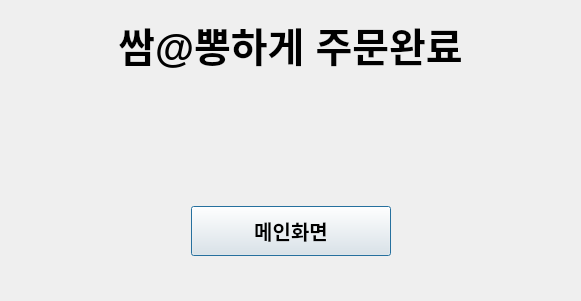
<?xml version="1.0" encoding="UTF-8"?>
<ui version="4.0">
 <class>Dialog</class>
 <widget class="QDialog" name="Dialog">
  <property name="geometry">
   <rect>
    <x>0</x>
    <y>0</y>
    <width>581</width>
    <height>301</height>
   </rect>
  </property>
  <property name="windowTitle">
   <string>Dialog</string>
  </property>
  <widget class="QWidget" name="verticalLayoutWidget">
   <property name="geometry">
    <rect>
     <x>0</x>
     <y>0</y>
     <width>581</width>
     <height>301</height>
    </rect>
   </property>
   <layout class="QVBoxLayout" name="verticalLayout">
    <item>
     <widget class="QLabel" name="label">
      <property name="font">
       <font>
        <pointsize>30</pointsize>
        <weight>75</weight>
        <bold>true</bold>
       </font>
      </property>
      <property name="text">
       <string>쌈@뽕하게 주문완료</string>
      </property>
      <property name="alignment">
       <set>Qt::AlignCenter</set>
      </property>
     </widget>
    </item>
    <item>
     <widget class="QLabel" name="Number">
      <property name="font">
       <font>
        <pointsize>30</pointsize>
        <weight>75</weight>
        <bold>true</bold>
       </font>
      </property>
      <property name="text">
       <string/>
      </property>
      <property name="alignment">
       <set>Qt::AlignCenter</set>
      </property>
     </widget>
    </item>
    <item>
     <layout class="QHBoxLayout" name="horizontalLayout">
      <item>
       <widget class="QLabel" name="label_4">
        <property name="text">
         <string/>
        </property>
       </widget>
      </item>
      <item>
       <widget class="QPushButton" name="Order">
        <property name="minimumSize">
         <size>
          <width>200</width>
          <height>50</height>
         </size>
        </property>
        <property name="font">
         <font>
          <pointsize>15</pointsize>
          <weight>75</weight>
          <bold>true</bold>
         </font>
        </property>
        <property name="text">
         <string>메인화면</string>
        </property>
       </widget>
      </item>
      <item>
       <widget class="QLabel" name="label_5">
        <property name="text">
         <string/>
        </property>
       </widget>
      </item>
     </layout>
    </item>
    <item>
     <widget class="QLabel" name="label_2">
      <property name="maximumSize">
       <size>
        <width>16777215</width>
        <height>20</height>
       </size>
      </property>
      <property name="font">
       <font>
        <pointsize>30</pointsize>
        <weight>75</weight>
        <bold>true</bold>
       </font>
      </property>
      <property name="text">
       <string/>
      </property>
      <property name="alignment">
       <set>Qt::AlignCenter</set>
      </property>
     </widget>
    </item>
   </layout>
  </widget>
 </widget>
 <resources/>
 <connections/>
</ui>
